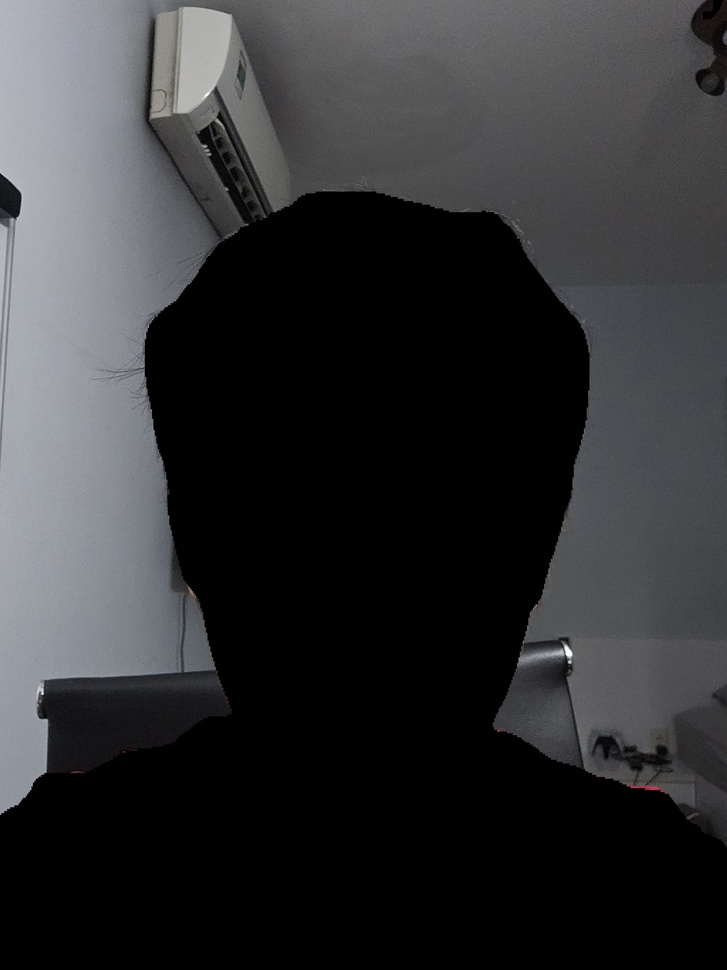
#> input picture extraction_results/4_isolated_bg.jpg, 727 x 970 px, shrunk from 2544 x 3392 before the run
$ python test_retinex.py
#> lines starting #> are read from the running program, lines starting #| are printed output that depends on the picture; after the words box and inside, x2 and y2 are one past the last pixel; in counts of white or black regions, pixels touching at a corner belong together
#> further down, isolated_bg is the input picture: shape (970, 727, 3); mean B, G, R 52.2, 50.5, 49.7
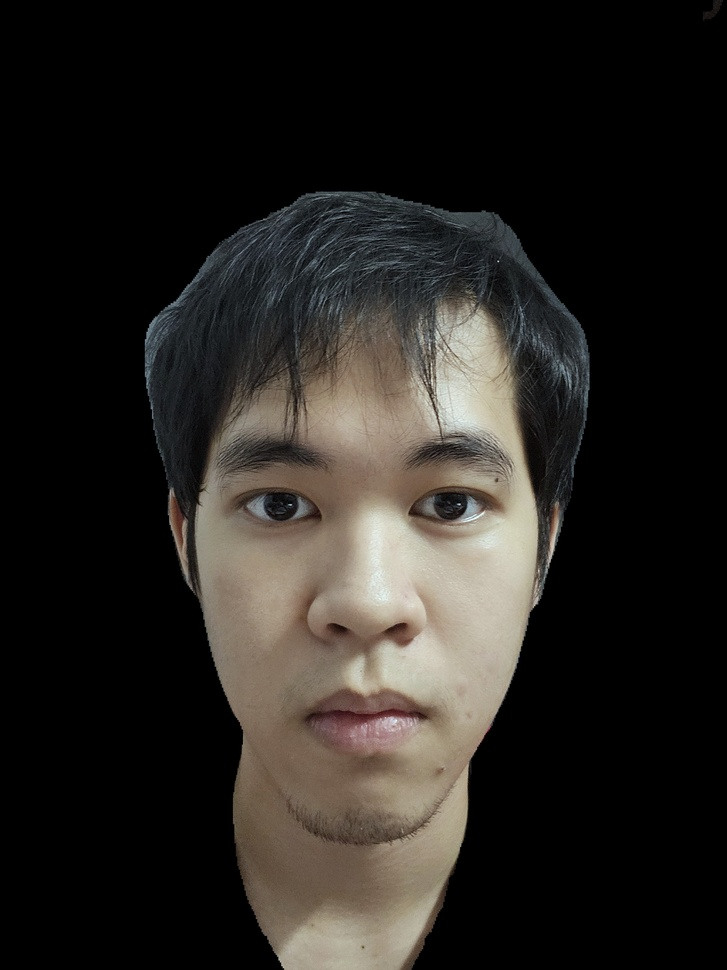
#> input picture extraction_results/5_isolated_facial.jpg, 727 x 970 px, shrunk from 2544 x 3392 before the run
#> further down, isolated_face is the input picture: shape (970, 727, 3); mean B, G, R 32.3, 36, 39
import cv2
import numpy as np

def apply_isolated_white_patch(isolated_bg: np.ndarray, target_image: np.ndarray = None) -> np.ndarray:
    """
    Calculates the white balance anchor from the isolated background,
    and applies it to a target image.
    """
    # If no target is provided, just apply the fix to the background image itself for testing
    if target_image is None:
        target_image = isolated_bg.copy()

    # 1. Split the isolated background into channels
    b, g, r = cv2.split(isolated_bg.astype(np.float32))

    # 2. Calculate luminance
    luminance = b + g + r

    # 3. IGNORE all the pure black pixels (where the face used to be)
    valid_pixels_mask = luminance > 0
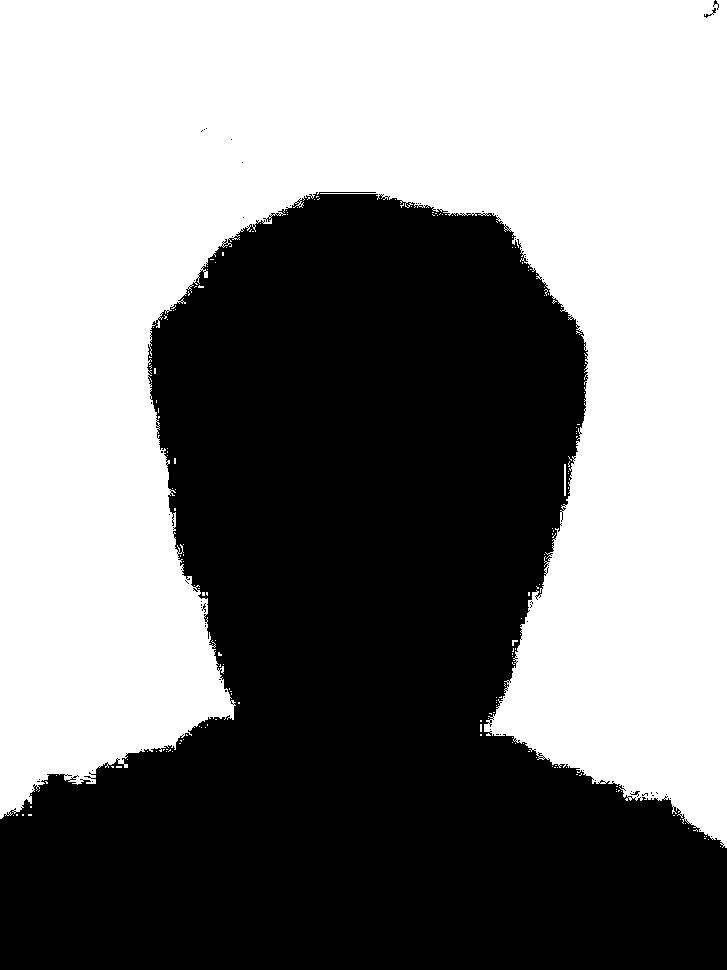
#> valid_pixels_mask: shape (970, 727) bool; 51.6% white; 65 black regions (61 under 20 px), largest, box (x1, y1, x2, y2) and area: (0, 192, 727, 970) 341220, (704, 8, 716, 18) 31, (713, 0, 719, 10) 20, (630, 791, 640, 797) 20

    if not np.any(valid_pixels_mask):
        print("⚠️ Warning: Background image is completely black.")
        return target_image

    valid_luminance = luminance[valid_pixels_mask]

    # 4. Find the brightest 1% of the VALID background pixels
    brightest_threshold = np.percentile(valid_luminance, 99)
#> brightest_threshold = 538

    # Create a mask of pixels that are BOTH bright and not the black void
    top_pixels_mask = (luminance >= brightest_threshold) & valid_pixels_mask
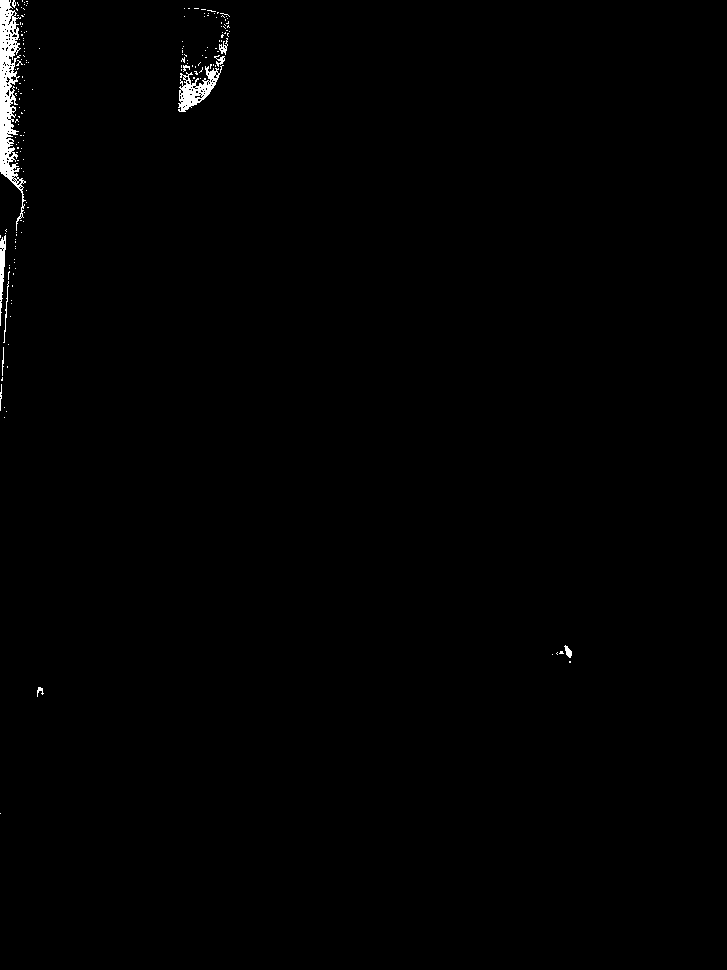
#> top_pixels_mask: shape (970, 727) bool; 0.63% white; 177 white regions (165 under 20 px), largest, box (x1, y1, x2, y2) and area: (0, 0, 26, 231) 2520, (178, 65, 224, 112) 823, (0, 235, 6, 326) 288

    b_max = np.mean(b[top_pixels_mask])
#> b_max = 186.5
    g_max = np.mean(g[top_pixels_mask])
#> g_max = 181.5
    r_max = np.mean(r[top_pixels_mask])
#> r_max = 179.5

    print(f"🔍 Anchor Found! Brightest background color: B={b_max:.1f}, G={g_max:.1f}, R={r_max:.1f}")
#| 🔍 Anchor Found! Brightest background color: B=186.5, G=181.5, R=179.5

    # Failsafe: if the background is super dark, don't break the math
    target_lum = max(b_max, g_max, r_max)
#> target_lum = 186.5
    if target_lum < 50:
        return target_image

    # 5. Apply the correction to the TARGET IMAGE (Preserving original exposure)
    tb, tg, tr = cv2.split(target_image.astype(np.float32))
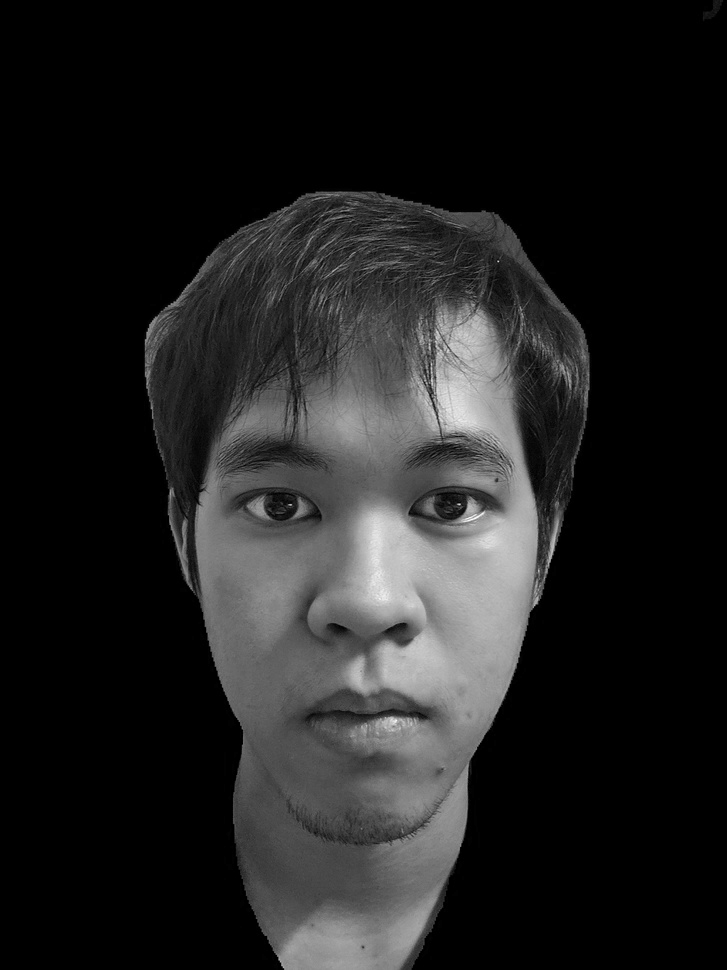
#> tb: shape (970, 727) float32; min 0, max 253, mean 32.3
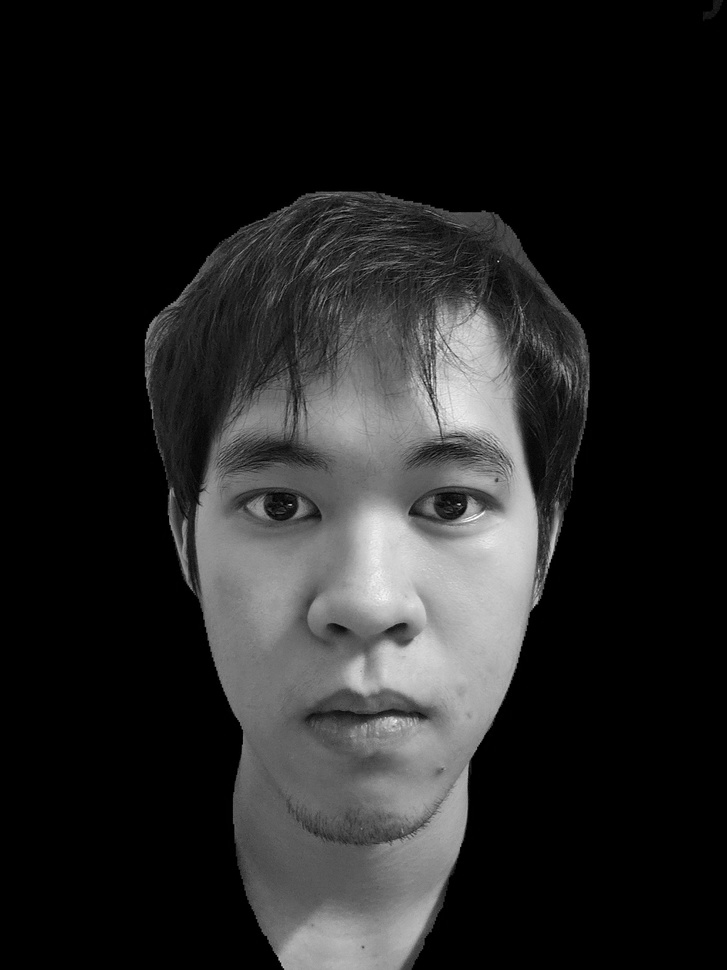
#> tg: shape (970, 727) float32; min 0, max 255, mean 36
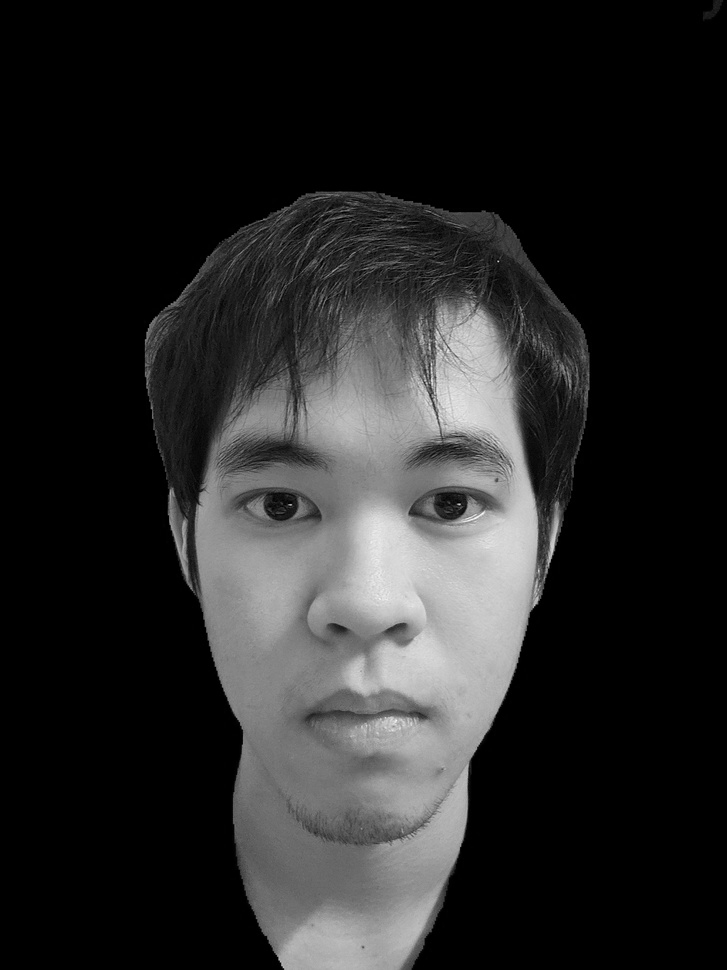
#> tr: shape (970, 727) float32; min 0, max 251, mean 39

    b_corrected = np.clip(tb * (target_lum / b_max), 0, 255)
    g_corrected = np.clip(tg * (target_lum / g_max), 0, 255)
    r_corrected = np.clip(tr * (target_lum / r_max), 0, 255)

    return cv2.merge((b_corrected, g_corrected, r_corrected)).astype(np.uint8)


# --- TEST EXECUTION ---
bg_path = "extraction_results/4_isolated_bg.jpg"
facial_path = "extraction_results/5_isolated_facial.jpg"
print(f"Loading {bg_path}...")
isolated_bg = cv2.imread(bg_path)

print(f"Loading {facial_path}...")
isolated_face = cv2.imread(facial_path)

if isolated_bg is not None:
    print("Applying Background White Patch...")

    # We pass the isolated_bg as BOTH the anchor calculator and the target to test it
    corrected_bg = apply_isolated_white_patch(isolated_bg, isolated_face)

    output_path = "white_patch_result.jpg"
    cv2.imwrite(output_path, corrected_bg)
    print(f"✅ Success! Open '{output_path}'. The wall/AC unit should be perfectly neutral.")
else:
    print("❌ Error: Could not find the image.")
